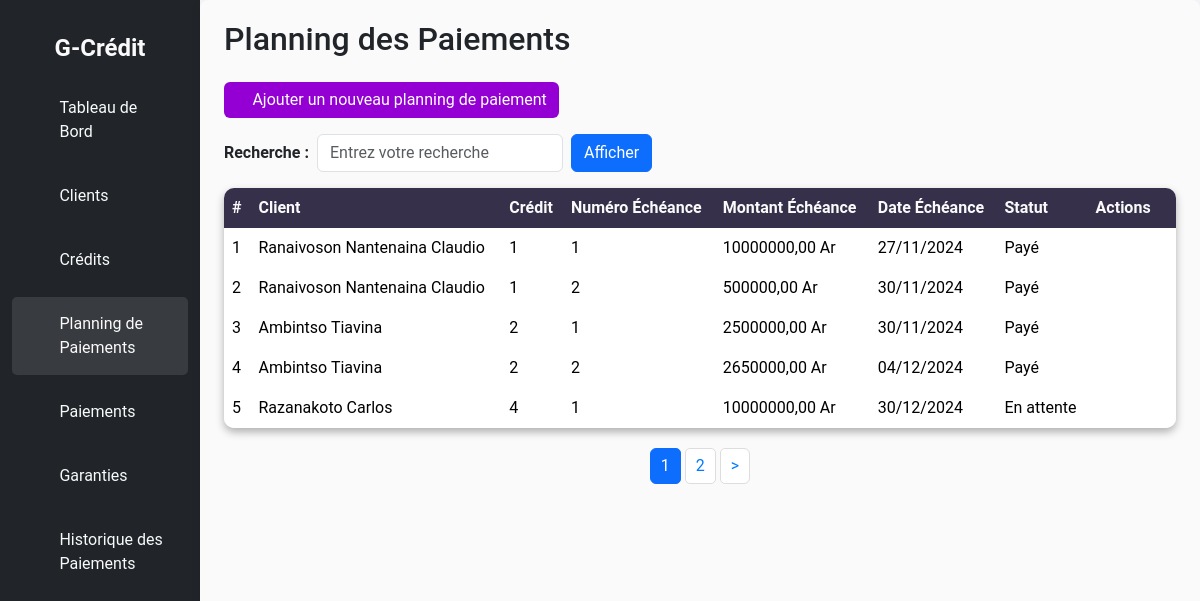
The app's page /planning-paiements/ with its own data.
### credit/models.py (models this page shows, shortened)
class PlanningPaiements(models.Model):
    id = models.AutoField(primary_key=True)
    credit = models.ForeignKey(Credit, on_delete=models.CASCADE, related_name="plannings")
    numero_echeance = models.IntegerField()
    montant_echeance = models.DecimalField(max_digits=15, decimal_places=2)
    date_echeance = models.DateField()
    STATUT_CHOICES = [
        ('payé', 'Payé'),
        ('attente', 'En attente'),
        ('retard', 'En retard'),
    ]
    statut = models.CharField(max_length=10, choices=STATUT_CHOICES, default='attente')
    class Meta:
        unique_together = ('credit', 'numero_echeance')

class Credit(models.Model):
    id = models.AutoField(primary_key=True)
    client = models.ForeignKey('Client', on_delete=models.CASCADE, related_name="credits")
    montant_credit = models.DecimalField(max_digits=15, decimal_places=2)
    montant_total = models.DecimalField(max_digits=15, decimal_places=2)
    montant_restant = models.DecimalField(max_digits=15, decimal_places=2, default=0.00)
    taux_interet = models.DecimalField(max_digits=5, decimal_places=2)
    duree_mois = models.IntegerField()
    date_debut = models.DateField(db_index=True)
    date_fin = models.DateField(blank=True, null=True)
    STATUT_CHOICES = [
        ('en cours', 'En cours'),
        ('payé', 'Payé'),
        ('retard', 'En retard'),
    ]
    statut = models.CharField(max_length=10, choices=STATUT_CHOICES, default='en cours', db_index=True)

class Client(models.Model):
    id = models.AutoField(primary_key=True)
    nom = models.CharField(max_length=100)
    prenom = models.CharField(max_length=100)
    adresse = models.CharField(max_length=255)
    telephone = models.CharField(max_length=15)
    email = models.EmailField(unique=True)
    date_naissance = models.DateField()

### credit/views.py (the view)
# urls.py: path('planning-paiements/', views.PlanningPaiementList.as_view(), name='planning-paiement-list'),
class PlanningPaiementList(ListView):
    model = PlanningPaiements
    template_name = 'Planning_Paiements/planning_paiements.html'
    context_object_name = "lesplannings"
    paginate_by = 5
    def get_context_data(self, **kwargs):
            context = super().get_context_data(**kwargs)
            recherche = self.request.GET.get("query", "")
            if recherche:
                Plannings = PlanningPaiements.objects.filter(
                    Q(id__icontains=recherche) |
                    Q(credit__client__nom__icontains=recherche) |
                    Q(credit__client__prenom__icontains=recherche) |
                    Q(date_echeance__icontains=recherche) |
                    Q(statut__icontains=recherche)
                    )
            else:
                Plannings = PlanningPaiements.objects.all()
            paginator = Paginator(Plannings, self.paginate_by)
            page_number = self.request.GET.get('page')
            page_obj = paginator.get_page(page_number)
            context['lesplannings'] = page_obj
            context['query'] = recherche
            return context
    def get_queryset(self):
        recherche = self.request.GET.get("query", "")
        if recherche:
            return PlanningPaiements.objects.filter(
                Q(id__icontains=recherche) |
                Q(credit__client__nom__icontains=recherche) |
                Q(credit__client__prenom__icontains=recherche) |
                Q(date_echeance__icontains=recherche)  |
                Q(statut__icontains=recherche)
                )
        else:
            return PlanningPaiements.objects.all()

### templates/Planning_Paiements/planning_paiements.html (shortened to what this page needs)
<!DOCTYPE html>
<html lang="fr">
<head>
    {% load static %}
    <link rel="stylesheet" href="{% static 'bootstrap/css/bootstrap.css' %}">
    <link rel="stylesheet" href="{% static 'credit/css/style.css' %}">
    <link rel="stylesheet" href="{% static 'bootstrap-icons-1.11.3/font/bootstrap-icons.css' %}">
    <link rel="stylesheet" href="{% static 'sweetalert/sweetalert2.min.css' %}">
</head>
<body>
    <div class="container-fluid">
        <div class="row">
            <nav class="col-md-3 col-lg-2 d-none d-md-block bg-dark sidebar">
                <div class="logo-details">
                    <span class="logo_name">G-Crédit</span>
                </div>
                <ul class="nav-links">
                    <li>
                        <a href="{% url 'home' %}">
                            <i class="bi bi-grid"></i>
                            <span>Tableau de Bord</span>
                        </a>
                    </li>
                    <li>
                        <a href="{% url 'client-list' %}">
                            <i class="bi bi-person"></i>
                            <span>Clients</span>
                        </a>
                    </li>
                    <li>
                        <a href="{% url 'credit-list' %}">
                            <i class="bi bi-calendar"></i>
                            <span>Crédits</span>
                        </a>
                    </li>
                    <li>
                        <a href="{% url 'planning-paiement-list' %}" class="active">
                            <i class="bi bi-file-earmark-text"></i>
                            <span>Planning de Paiements</span>
                        </a>
                    </li>
                    <li>
                        <a href="{% url 'paiement-list' %}">
                            <i class="bi bi-cash-coin"></i>
                            <span>Paiements</span>
                        </a>
                    </li>
                    <li>
                        <a href="{% url 'garantie-list' %}">
                            <i class="bi bi-shield-lock"></i>
                            <span>Garanties</span>
                        </a>
                    </li>
                    <li>
                        <a href="{% url 'historique-list' %}">
                            <i class="bi bi-journal-text"></i>
                            <span>Historique des Paiements</span>
                        </a>
                    </li>
                </ul>
            </nav>
            <main class="col-md-9 ms-sm-auto col-lg-10 px-md-4" id="main-content">
                <h2 class="mb-4">Planning des Paiements</h2>
                <div class="d-flex justify-content-between align-items-center mb-3">
                    <a href="{% url 'planning-add' %}" class="btn btn-primary" id="btn-add">
                        <i class="bi bi-plus-circle"></i> Ajouter un nouveau planning de paiement
                    </a>
                </div>
                <div class="mb-3">
                    <form method="GET" action="" class="row g-2 align-items-center">
                        <div class="col-auto">
                            <label for="query" class="form-label fw-bold mb-0">Recherche :</label>
                        </div>
                        <div class="col-auto">
                            <input type="text" id="query" name="query" value="{{ request.GET.query|default:'' }}"
                                class="form-control" style="max-width: 300px;" placeholder="Entrez votre recherche">
                        </div>
                        <div class="col-auto">
                            <button type="submit" class="btn btn-primary">Afficher</button>
                        </div>
                    </form>
                </div>
                <table class="table table-bordered table-hover table-rounded">
                    <thead class="table-dark">
                        <tr>
                            <th>#</th>
                            <th>Client</th>
                            <th>Crédit</th>
                            <th>Numéro Échéance</th>
                            <th>Montant Échéance</th>
                            <th>Date Échéance</th>
                            <th>Statut</th>
                            <th colspan="3">Actions</th>
                        </tr>
                    </thead>
                    <tbody>
                        {% for planning in lesplannings %}
                        <tr>
                            <td>{{ planning.id }}</td>
                            <td>{{ planning.credit.client.nom }} {{ planning.credit.client.prenom }}</td>
                            <td>{{ planning.credit.id }}</td>
                            <td>{{ planning.numero_echeance }}</td>
                            <td>{{ planning.montant_echeance }} Ar</td>
                            <td>{{ planning.date_echeance|date:"d/m/Y" }}</td>
                            <td>{{ planning.get_statut_display }}</td>
                            <td>
                                <a href="{% url 'planning-detail' id=planning.id %}" class="text-info">
                                    <i class="bi bi-eye"></i>
                                </a>
                            </td>
                            <td>
                                <a href="{% url 'planning-update' id=planning.id %}" class="text-warning">
                                    <i class="bi bi-pen"></i>
                                </a>
                            </td>
                            <td>
                                <a href="javascript:void(0);" class="text-danger"
                                    onclick="confirmDelete('{{ planning.id }}')">
                                    <i class="bi bi-trash"></i>
                                </a>
                            </td>
                        </tr>
                        {% empty %}
                        <tr>
                            <td colspan="8" class="text-center">Aucun résultat trouvé.</td>
                        </tr>
                        {% endfor %}
                    </tbody>
                </table>
                <ul class="pagination">
                    {% for page_num in lesplannings.paginator.page_range %}
                    <li class="page-item {% if lesplannings.number == page_num %}active{% endif %}">
                        <a class="page-link" href="?page={{ page_num }}&query={{ request.GET.query }}">
                            {{ page_num }}
                        </a>
                    </li>
                    {% endfor %}
                    {% if lesplannings.has_next %}
                    <li class="page-item">
                        <a class="page-link"
                            href="?page={{ lesplannings.next_page_number }}&query={{ request.GET.query }}">&gt;
                        </a>
                    </li>
                    {% endif %}
                </ul>
            </main>
        </div>
    </div>
</body>
</html>

### statics/credit/css/style.css (style rules this page uses)
* { margin: 0; padding: 0; box-sizing: border-box; transition: all 500ms ease; }
#btn-add { background-color: darkviolet; border: darkviolet; transition: background-color 0.3s, border-color 0.3s; }
body { font-family: 'Roboto', sans-serif; background-color: #f5f7fa; }
.sidebar { padding-top: 20px; background-color: #343a40; color: white; height: 100vh; }
.logo-details { display: flex; justify-content: center; padding: 10px; }
.logo_name { font-size: 1.5rem; font-weight: bold; color: #fafafa; }
.nav-links { list-style: none; padding: 0; }
.nav-links li { width: 100%; padding: 5px 0; }
.nav-links a { display: flex; align-items: center; padding: 15px; color: #f8f9fa; text-decoration: none; transition: background 0.3s, color 0.3s; }
.nav-links a i { margin-right: 20px; }
.nav-links a:hover, .nav-links a.active { background-color: rgba(255, 255, 255, 0.1); color: #fafafa; border-radius: 5px; }
#main-content { padding: 20px; background-color: #fafafa; border-radius: 8px; box-shadow: 0 2px 10px rgba(0, 0, 0, 0.1); }
.table-rounded { border-collapse: separate; border-spacing: 0; box-shadow: 0 4px 8px rgba(0, 0, 0, 0.3); border-radius: 10px; overflow: hidden; }
.table-rounded th, .table-rounded td { border: none; }
.table-rounded thead th { background-color: #36304A; color: #fafafa; }
.pagination { margin-top: 20px; display: flex; justify-content: center; align-items: center; gap: 5px; }
.pagination a { padding: 5px 10px; text-decoration: none; color: #007bff; border: 1px solid #ddd; border-radius: 5px; transition: background-color 0.3s, color 0.3s; }

### records on screen
PlanningPaiements: id "1", credit.client.nom "Ranaivoson", credit.client.prenom "Nantenaina Claudio", credit.id "1", numero_echeance "1", montant_echeance "10000000,00", date_echeance "27/11/2024", statut "Payé"
PlanningPaiements: id "2", credit.client.nom "Ranaivoson", credit.client.prenom "Nantenaina Claudio", credit.id "1", numero_echeance "2", montant_echeance "500000,00", date_echeance "30/11/2024", statut "Payé"
PlanningPaiements: id "3", credit.client.nom "Ambintso", credit.client.prenom "Tiavina", credit.id "2", numero_echeance "1", montant_echeance "2500000,00", date_echeance "30/11/2024", statut "Payé"
PlanningPaiements: id "4", credit.client.nom "Ambintso", credit.client.prenom "Tiavina", credit.id "2", numero_echeance "2", montant_echeance "2650000,00", date_echeance "04/12/2024", statut "Payé"
PlanningPaiements: id "5", credit.client.nom "Razanakoto", credit.client.prenom "Carlos", credit.id "4", numero_echeance "1", montant_echeance "10000000,00", date_echeance "30/12/2024", statut "En attente"

### other values on screen
{{ page_num }} "1" "2"
